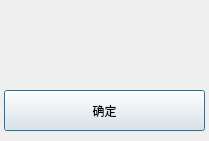
<?xml version="1.0" encoding="UTF-8"?>
<ui version="4.0">
 <class>loginQmessage_Dialog</class>
 <widget class="QDialog" name="loginQmessage_Dialog">
  <property name="geometry">
   <rect>
    <x>0</x>
    <y>0</y>
    <width>209</width>
    <height>141</height>
   </rect>
  </property>
  <property name="windowTitle">
   <string>Dialog</string>
  </property>
  <widget class="QPushButton" name="loginQmessage_pushButton">
   <property name="geometry">
    <rect>
     <x>4</x>
     <y>90</y>
     <width>201</width>
     <height>41</height>
    </rect>
   </property>
   <property name="text">
    <string>确定</string>
   </property>
  </widget>
  <widget class="QLabel" name="loginQmessage_label">
   <property name="geometry">
    <rect>
     <x>10</x>
     <y>20</y>
     <width>191</width>
     <height>31</height>
    </rect>
   </property>
   <property name="text">
    <string/>
   </property>
  </widget>
  <widget class="QLabel" name="label">
   <property name="geometry">
    <rect>
     <x>0</x>
     <y>0</y>
     <width>209</width>
     <height>141</height>
    </rect>
   </property>
   <property name="styleSheet">
    <string notr="true">border-image: url(:/backGround (4).jpg);</string>
   </property>
   <property name="text">
    <string/>
   </property>
  </widget>
  <zorder>label</zorder>
  <zorder>loginQmessage_pushButton</zorder>
  <zorder>loginQmessage_label</zorder>
 </widget>
 <resources/>
 <connections/>
</ui>
